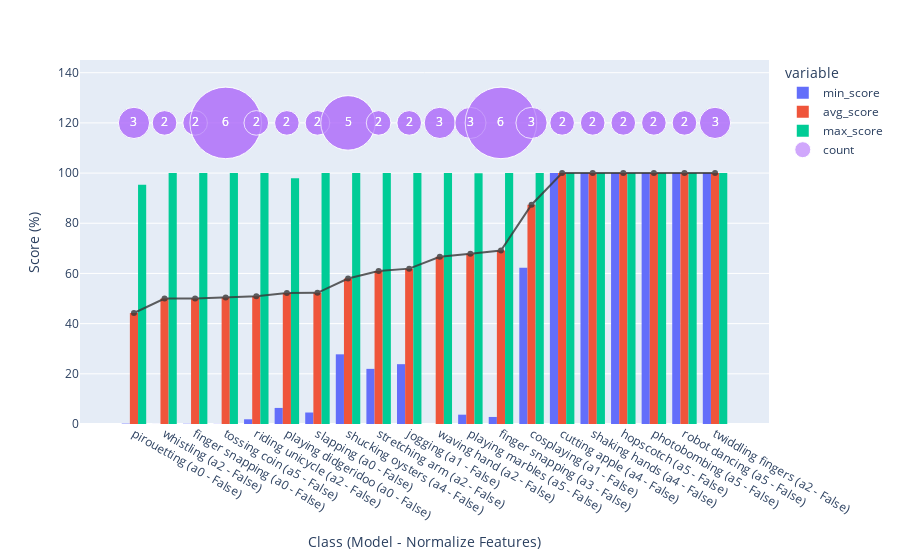

The cell this chart's notebook holds for it:
### Code cell
plot_df = r.melt(id_vars=['model_name', 'normalize_features', 'class', 'count'], value_vars=['min_score', 'avg_score', 'max_score'])
plot_df['x_label'] = plot_df['class'] + ' (a' + plot_df['model_name'].str[-1] + ' - ' + plot_df['normalize_features'].astype(str) + ')'
plot_df['value'] *= 100

fig = px.histogram(plot_df, x='x_label', y='value', color='variable', barmode='group')
fig.add_scatter(
    y=[120] * len(plot_df), 
    x=plot_df['x_label'], 
    mode='markers+text',
    marker_size=plot_df['count'] ** 2.2 + 20, 
    text=plot_df['count'],
    textposition='middle center',
    textfont_color='white',
    opacity=0.8,
    name='count'
)
fig.add_scatter(
    y=r['avg_score'] * 100,
    x=plot_df['x_label'],
    mode='markers+lines+text',
    marker_color='#383838',
    opacity=0.8,
    showlegend=False,
)

fig.update_yaxes(title_text='Score (%)')
fig.update_xaxes(title_text='Class (Model - Normalize Features)')

fig.show()

### Figure 1 — Plotly figure (JSON) as saved in the notebook; plotly's stock layout.template omitted (floating-point values rounded to 4 significant figures)
{"data": [{"alignmentgroup": "True", "bingroup": "x", "histfunc": "sum", "hovertemplate": "variable=min_score<br>x_label=%{x}<br>sum of value=%{y}<extra></extra>", "legendgroup": "min_score", "marker": {"color": "#636efa", "pattern": {"shape": ""}}, "name": "min_score", "offsetgroup": "min_score", "orientation": "v", "showlegend": true, "type": "histogram", "x": ["pirouetting (a0 - False)", "whistling (a2 - False)", "finger snapping (a0 - False)", "tossing coin (a5 - False)", "riding unicycle (a2 - False)", "playing didgeridoo (a0 - False)", "slapping (a0 - False)", "shucking oysters (a4 - False)", "stretching arm (a2 - False)", "jogging (a1 - False)", "waving hand (a2 - False)", "playing marbles (a5 - False)", "finger snapping (a3 - False)", "cosplaying (a1 - False)", "cutting apple (a4 - False)", "shaking hands (a4 - False)", "hopscotch (a5 - False)", "photobombing (a5 - False)", "robot dancing (a5 - False)", "twiddling fingers (a2 - False)"], "xaxis": "x", "y": [0.161, 0.018, 0.109, 0.061, 1.873, 6.408, 4.579, 27.77, 21.97, 23.84, 0.001, 3.714, 2.806, 62.22, 100, 100, 100, 100, 100, 100], "yaxis": "y"}, {"alignmentgroup": "True", "bingroup": "x", "histfunc": "sum", "hovertemplate": "variable=avg_score<br>x_label=%{x}<br>sum of value=%{y}<extra></extra>", "legendgroup": "avg_score", "marker": {"color": "#EF553B", "pattern": {"shape": ""}}, "name": "avg_score", "offsetgroup": "avg_score", "orientation": "v", "showlegend": true, "type": "histogram", "x": ["pirouetting (a0 - False)", "whistling (a2 - False)", "finger snapping (a0 - False)", "tossing coin (a5 - False)", "riding unicycle (a2 - False)", "playing didgeridoo (a0 - False)", "slapping (a0 - False)", "shucking oysters (a4 - False)", "stretching arm (a2 - False)", "jogging (a1 - False)", "waving hand (a2 - False)", "playing marbles (a5 - False)", "finger snapping (a3 - False)", "cosplaying (a1 - False)", "cutting apple (a4 - False)", "shaking hands (a4 - False)", "hopscotch (a5 - False)", "photobombing (a5 - False)", "robot dancing (a5 - False)", "twiddling fingers (a2 - False)"], "xaxis": "x", "y": [44.23, 50.01, 50.05, 50.41, 50.94, 52.2, 52.29, 57.96, 60.99, 61.92, 66.67, 67.82, 69.16, 87.41, 100, 100, 100, 100, 100, 100], "yaxis": "y"}, {"alignmentgroup": "True", "bingroup": "x", "histfunc": "sum", "hovertemplate": "variable=max_score<br>x_label=%{x}<br>sum of value=%{y}<extra></extra>", "legendgroup": "max_score", "marker": {"color": "#00cc96", "pattern": {"shape": ""}}, "name": "max_score", "offsetgroup": "max_score", "orientation": "v", "showlegend": true, "type": "histogram", "x": ["pirouetting (a0 - False)", "whistling (a2 - False)", "finger snapping (a0 - False)", "tossing coin (a5 - False)", "riding unicycle (a2 - False)", "playing didgeridoo (a0 - False)", "slapping (a0 - False)", "shucking oysters (a4 - False)", "stretching arm (a2 - False)", "jogging (a1 - False)", "waving hand (a2 - False)", "playing marbles (a5 - False)", "finger snapping (a3 - False)", "cosplaying (a1 - False)", "cutting apple (a4 - False)", "shaking hands (a4 - False)", "hopscotch (a5 - False)", "photobombing (a5 - False)", "robot dancing (a5 - False)", "twiddling fingers (a2 - False)"], "xaxis": "x", "y": [95.37, 100, 100, 100, 100, 97.99, 100, 100, 100.0, 100, 100, 99.94, 100, 100, 100, 100, 100, 100, 100, 100], "yaxis": "y"}, {"marker": {"size": [31.21, 24.59, 24.59, 71.51, 24.59, 24.59, 24.59, 54.49, 24.59, 24.59, 31.21, 31.21, 71.51, 31.21, 24.59, 24.59, 24.59, 24.59, 24.59, 31.21, 31.21, 24.59, 24.59, 71.51, 24.59, 24.59, 24.59, 54.49, 24.59, 24.59, 31.21, 31.21, 71.51, 31.21, 24.59, 24.59, 24.59, 24.59, 24.59, 31.21, 31.21, 24.59, 24.59, 71.51, 24.59, 24.59, 24.59, 54.49, 24.59, 24.59, 31.21, 31.21, 71.51, 31.21, 24.59, 24.59, 24.59, 24.59, 24.59, 31.21]}, "mode": "markers+text", "name": "count", "opacity": 0.8, "text": [3, 2, 2, 6, 2, 2, 2, 5, 2, 2, 3, 3, 6, 3, 2, 2, 2, 2, 2, 3, 3, 2, 2, 6, 2, 2, 2, 5, 2, 2, 3, 3, 6, 3, 2, 2, 2, 2, 2, 3, 3, 2, 2, 6, 2, 2, 2, 5, 2, 2, 3, 3, 6, 3, 2, 2, 2, 2, 2, 3], "textfont": {"color": "white"}, "textposition": "middle center", "type": "scatter", "x": ["pirouetting (a0 - False)", "whistling (a2 - False)", "finger snapping (a0 - False)", "tossing coin (a5 - False)", "riding unicycle (a2 - False)", "playing didgeridoo (a0 - False)", "slapping (a0 - False)", "shucking oysters (a4 - False)", "stretching arm (a2 - False)", "jogging (a1 - False)", "waving hand (a2 - False)", "playing marbles (a5 - False)", "finger snapping (a3 - False)", "cosplaying (a1 - False)", "cutting apple (a4 - False)", "shaking hands (a4 - False)", "hopscotch (a5 - False)", "photobombing (a5 - False)", "robot dancing (a5 - False)", "twiddling fingers (a2 - False)", "pirouetting (a0 - False)", "whistling (a2 - False)", "finger snapping (a0 - False)", "tossing coin (a5 - False)", "riding unicycle (a2 - False)", "playing didgeridoo (a0 - False)", "slapping (a0 - False)", "shucking oysters (a4 - False)", "stretching arm (a2 - False)", "jogging (a1 - False)", "waving hand (a2 - False)", "playing marbles (a5 - False)", "finger snapping (a3 - False)", "cosplaying (a1 - False)", "cutting apple (a4 - False)", "shaking hands (a4 - False)", "hopscotch (a5 - False)", "photobombing (a5 - False)", "robot dancing (a5 - False)", "twiddling fingers (a2 - False)", "pirouetting (a0 - False)", "whistling (a2 - False)", "finger snapping (a0 - False)", "tossing coin (a5 - False)", "riding unicycle (a2 - False)", "playing didgeridoo (a0 - False)", "slapping (a0 - False)", "shucking oysters (a4 - False)", "stretching arm (a2 - False)", "jogging (a1 - False)", "waving hand (a2 - False)", "playing marbles (a5 - False)", "finger snapping (a3 - False)", "cosplaying (a1 - False)", "cutting apple (a4 - False)", "shaking hands (a4 - False)", "hopscotch (a5 - False)", "photobombing (a5 - False)", "robot dancing (a5 - False)", "twiddling fingers (a2 - False)"], "y": [120, 120, 120, 120, 120, 120, 120, 120, 120, 120, 120, 120, 120, 120, 120, 120, 120, 120, 120, 120, 120, 120, 120, 120, 120, 120, 120, 120, 120, 120, 120, 120, 120, 120, 120, 120, 120, 120, 120, 120, 120, 120, 120, 120, 120, 120, 120, 120, 120, 120, 120, 120, 120, 120, 120, 120, 120, 120, 120, 120]}, {"marker": {"color": "#383838"}, "mode": "markers+lines+text", "opacity": 0.8, "showlegend": false, "type": "scatter", "x": ["pirouetting (a0 - False)", "whistling (a2 - False)", "finger snapping (a0 - False)", "tossing coin (a5 - False)", "riding unicycle (a2 - False)", "playing didgeridoo (a0 - False)", "slapping (a0 - False)", "shucking oysters (a4 - False)", "stretching arm (a2 - False)", "jogging (a1 - False)", "waving hand (a2 - False)", "playing marbles (a5 - False)", "finger snapping (a3 - False)", "cosplaying (a1 - False)", "cutting apple (a4 - False)", "shaking hands (a4 - False)", "hopscotch (a5 - False)", "photobombing (a5 - False)", "robot dancing (a5 - False)", "twiddling fingers (a2 - False)", "pirouetting (a0 - False)", "whistling (a2 - False)", "finger snapping (a0 - False)", "tossing coin (a5 - False)", "riding unicycle (a2 - False)", "playing didgeridoo (a0 - False)", "slapping (a0 - False)", "shucking oysters (a4 - False)", "stretching arm (a2 - False)", "jogging (a1 - False)", "waving hand (a2 - False)", "playing marbles (a5 - False)", "finger snapping (a3 - False)", "cosplaying (a1 - False)", "cutting apple (a4 - False)", "shaking hands (a4 - False)", "hopscotch (a5 - False)", "photobombing (a5 - False)", "robot dancing (a5 - False)", "twiddling fingers (a2 - False)", "pirouetting (a0 - False)", "whistling (a2 - False)", "finger snapping (a0 - False)", "tossing coin (a5 - False)", "riding unicycle (a2 - False)", "playing didgeridoo (a0 - False)", "slapping (a0 - False)", "shucking oysters (a4 - False)", "stretching arm (a2 - False)", "jogging (a1 - False)", "waving hand (a2 - False)", "playing marbles (a5 - False)", "finger snapping (a3 - False)", "cosplaying (a1 - False)", "cutting apple (a4 - False)", "shaking hands (a4 - False)", "hopscotch (a5 - False)", "photobombing (a5 - False)", "robot dancing (a5 - False)", "twiddling fingers (a2 - False)"], "y": [44.23, 50.01, 50.05, 50.41, 50.94, 52.2, 52.29, 57.96, 60.99, 61.92, 66.67, 67.82, 69.16, 87.41, 100, 100, 100, 100, 100, 100]}], "layout": {"barmode": "group", "legend": {"title": {"text": "variable"}, "tracegroupgap": 0}, "margin": {"t": 60}, "xaxis": {"anchor": "y", "domain": [0, 1], "title": {"text": "Class (Model - Normalize Features)"}}, "yaxis": {"anchor": "x", "domain": [0, 1], "title": {"text": "Score (%)"}}}}
